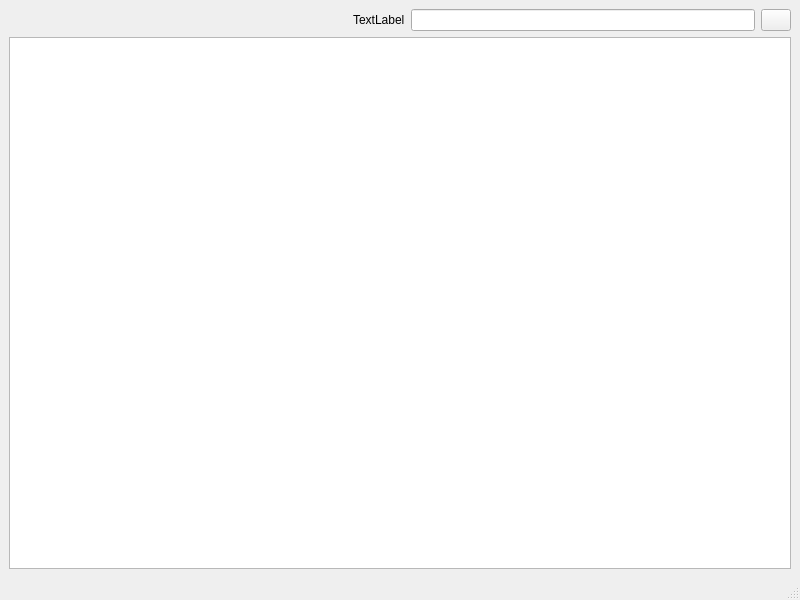
<?xml version="1.0" encoding="UTF-8"?>
<ui version="4.0">
 <class>MainWindow</class>
 <widget class="QMainWindow" name="MainWindow">
  <property name="geometry">
   <rect>
    <x>0</x>
    <y>0</y>
    <width>800</width>
    <height>600</height>
   </rect>
  </property>
  <property name="windowTitle">
   <string>MainWindow</string>
  </property>
  <widget class="QWidget" name="centralwidget">
   <layout class="QVBoxLayout" name="verticalLayout">
    <item>
     <layout class="QHBoxLayout" name="horizontalLayout">
      <item>
       <spacer name="horizontalSpacer">
        <property name="orientation">
         <enum>Qt::Horizontal</enum>
        </property>
        <property name="sizeHint" stdset="0">
         <size>
          <width>40</width>
          <height>20</height>
         </size>
        </property>
       </spacer>
      </item>
      <item>
       <widget class="QLabel" name="magnifierLabel">
        <property name="text">
         <string>TextLabel</string>
        </property>
       </widget>
      </item>
      <item>
       <widget class="QLineEdit" name="searchLineEdit"/>
      </item>
      <item>
       <widget class="QPushButton" name="clearButton">
        <property name="minimumSize">
         <size>
          <width>30</width>
          <height>0</height>
         </size>
        </property>
        <property name="maximumSize">
         <size>
          <width>30</width>
          <height>16777215</height>
         </size>
        </property>
        <property name="text">
         <string/>
        </property>
       </widget>
      </item>
     </layout>
    </item>
    <item>
     <widget class="QTableWidget" name="tableWidget"/>
    </item>
   </layout>
  </widget>
  <widget class="QMenuBar" name="menubar">
   <property name="geometry">
    <rect>
     <x>0</x>
     <y>0</y>
     <width>800</width>
     <height>22</height>
    </rect>
   </property>
  </widget>
  <widget class="QStatusBar" name="statusbar"/>
 </widget>
 <resources/>
 <connections>
  <connection>
   <sender>searchLineEdit</sender>
   <signal>textEdited(QString)</signal>
   <receiver>MainWindow</receiver>
   <slot>lineEditFieldModified()</slot>
   <hints>
    <hint type="sourcelabel">
     <x>590</x>
     <y>48</y>
    </hint>
    <hint type="destinationlabel">
     <x>399</x>
     <y>299</y>
    </hint>
   </hints>
  </connection>
  <connection>
   <sender>clearButton</sender>
   <signal>pressed()</signal>
   <receiver>MainWindow</receiver>
   <slot>clearButtonClicked()</slot>
   <hints>
    <hint type="sourcelabel">
     <x>772</x>
     <y>49</y>
    </hint>
    <hint type="destinationlabel">
     <x>399</x>
     <y>299</y>
    </hint>
   </hints>
  </connection>
 </connections>
 <slots>
  <slot>lineEditFieldModified()</slot>
  <slot>clearButtonClicked()</slot>
 </slots>
</ui>
